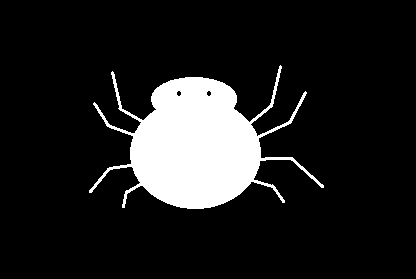
#> input picture Python.OpenCV.From.Novice.To.Practice/code/08/05/spider.png, 416 x 279 px
$ python demo.py
#> lines starting #> are read from the running program, lines starting #| are printed output that depends on the picture; after the words box and inside, x2 and y2 are one past the last pixel; in counts of white or black regions, pixels touching at a corner belong together
import cv2
import numpy as np
img = cv2.imread("spider.png")  # 读取原图
#> img is the input picture: shape (279, 416, 3); 12.5% white; 1 white region, box (x1, y1, x2, y2) and area: (89, 65, 324, 209) 14487
k = np.ones((5,5), np.uint8)  # 创建5*5的数组作为核
cv2.imshow("img", img)  # 显示原图
dst = cv2.morphologyEx(img, cv2.MORPH_GRADIENT, k) # 进行梯度运算
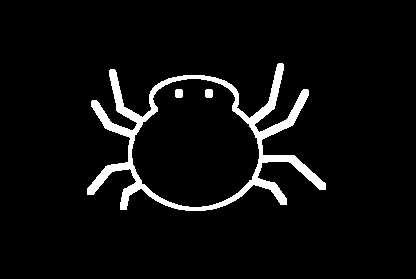
#> dst: shape (279, 416, 3); 5.1% white; 3 white regions, box (x1, y1, x2, y2) and area: (87, 63, 326, 211) 5822, (175, 89, 183, 98) 68, (205, 89, 213, 98) 68
cv2.imshow("dst", dst)  # 显示梯度运算结果
cv2.waitKey()  # 按下任何键盘按键后
cv2.destroyAllWindows()  # 释放所有窗体
